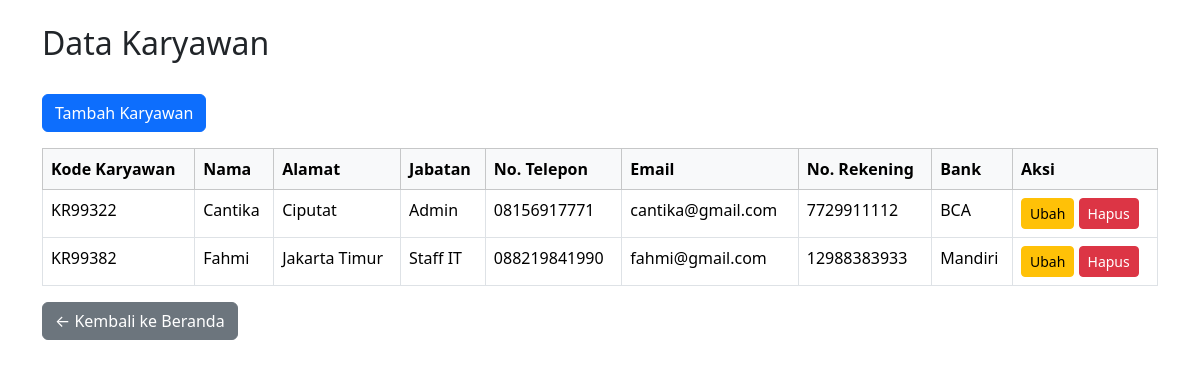
/karyawan/index.php (signed in), run on the app's committed database.
### tables this page shows
CREATE TABLE `karyawan` (
  `kode_karyawan` varchar(20) NOT NULL,
  `nama` varchar(100) DEFAULT NULL,
  `alamat` text DEFAULT NULL,
  `jabatan` varchar(50) DEFAULT NULL,
  `no_tlp` varchar(20) DEFAULT NULL,
  `email` varchar(100) DEFAULT NULL,
  `no_rekening` varchar(30) DEFAULT NULL,
  `rek_bank` varchar(50) DEFAULT NULL,
  `id` int(11) DEFAULT NULL,
  `id_perusahaan` int(11) DEFAULT NULL
);

### karyawan/index.php (the view, shortened to what this page needs)
<?php
require '../config/db.php';
?>
<!DOCTYPE html>
<html>
<head>
    <link href="https://cdn.jsdelivr.net/npm/bootstrap@5.3.3/dist/css/bootstrap.min.css" rel="stylesheet">
</head>
<body>
<div class="container mt-4">
    <h2>Data Karyawan</h2><br>
    <a href="tambah.php" class="btn btn-primary mb-3">Tambah Karyawan</a>
    <table class="table table-bordered">
        <thead class="table-light">
            <tr>
                <th>Kode Karyawan</th>
                <th>Nama</th>
                <th>Alamat</th>
                <th>Jabatan</th>
                <th>No. Telepon</th>
                <th>Email</th>
                <th>No. Rekening</th>
                <th>Bank</th>
                <th>Aksi</th>
            </tr>
        </thead>
        <tbody>
            <?php
            $sql = "SELECT * FROM karyawan";
            $result = $conn->query($sql);
            while ($row = $result->fetch_assoc()):
            ?>
            <tr>
                <td><?= htmlspecialchars($row['kode_karyawan']) ?></td>
                <td><?= htmlspecialchars($row['nama']) ?></td>
                <td><?= htmlspecialchars($row['alamat']) ?></td>
                <td><?= htmlspecialchars($row['jabatan']) ?></td>
                <td><?= htmlspecialchars($row['no_tlp']) ?></td>
                <td><?= htmlspecialchars($row['email']) ?></td>
                <td><?= htmlspecialchars($row['no_rekening']) ?></td>
                <td><?= htmlspecialchars($row['rek_bank']) ?></td>
               <td>
    <a href="ubah.php?kode_karyawan=<?= $row['kode_karyawan'] ?>" class="btn btn-sm btn-warning">Ubah</a>
    <a href="hapus.php?kode_karyawan=<?= $row['kode_karyawan'] ?>" class="btn btn-sm btn-danger" onclick="return confirm('Yakin hapus karyawan ini?')">Hapus</a>
</td>
            </tr>
            <?php endwhile; ?>
        </tbody>
    </table>
    <a href="../dashboard.php" class="btn btn-secondary">← Kembali ke Beranda</a>
</div>
</body>
</html>

### data on the page
karyawan: kode_karyawan "KR99322", nama "Cantika", alamat "Ciputat", jabatan "Admin", no_tlp "08156917771", email "cantika@gmail.com", no_rekening "7729911112", rek_bank "BCA"
karyawan: kode_karyawan "KR99382", nama "Fahmi", alamat "Jakarta Timur", jabatan "Staff IT", no_tlp "088219841990", email "fahmi@gmail.com", no_rekening "12988383933", rek_bank "Mandiri"
